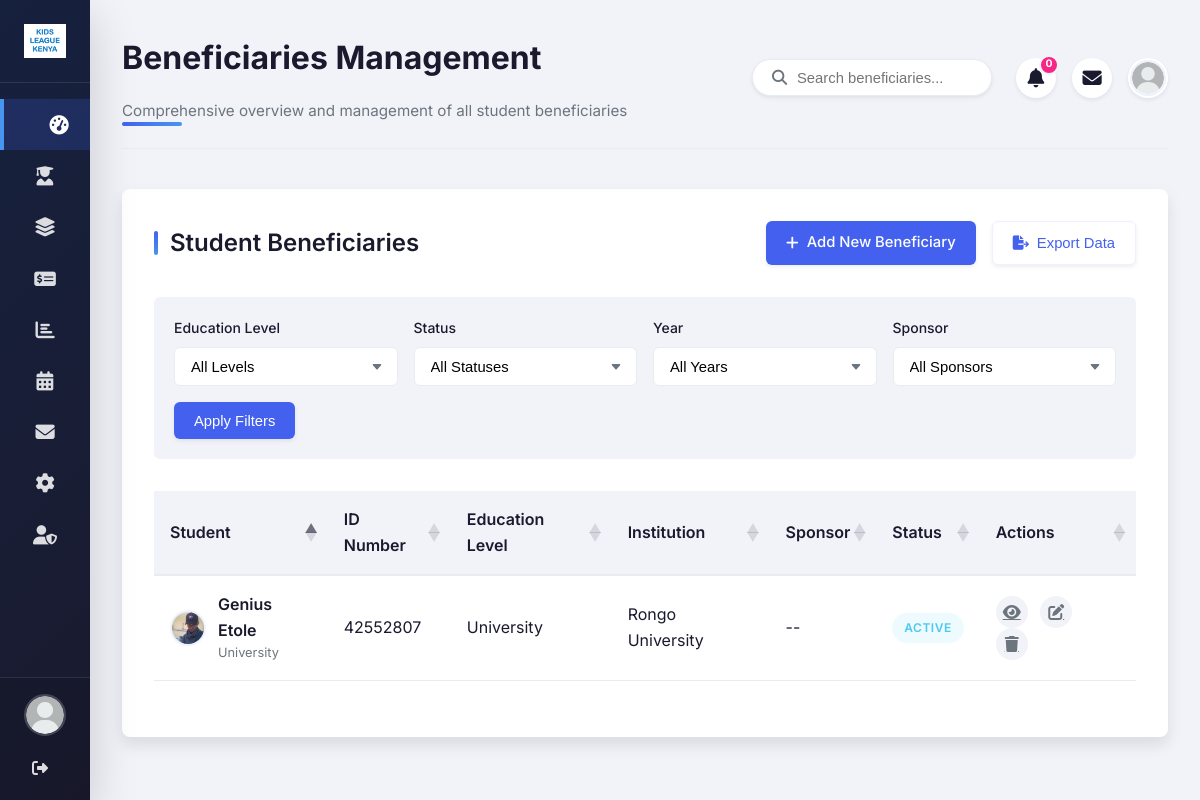
The app's page /beneficiaries/ (signed in) with its own data.
### base/models.py (models this page shows, shortened)
class Beneficiary(models.Model):
    GENDER_CHOICES = (
        ('M', 'Male'),
        ('F', 'Female'),
        ('O', 'Other'),
    )
    LEVEL_CHOICES = (
        ('primary', 'Primary'),
        ('secondary', 'Secondary'),
        ('college', 'College'),
        ('university', 'University'),
    )
    user = models.OneToOneField(User, on_delete=models.CASCADE, null=True, blank=True)
    first_name = models.CharField(max_length=100)
    last_name = models.CharField(max_length=100)
    gender = models.CharField(max_length=1, choices=GENDER_CHOICES)
    sponsor = models.ForeignKey('Sponsor', on_delete=models.SET_NULL, null=True, blank=True)
    date_of_birth = models.DateField()
    national_id = models.CharField(max_length=20, blank=True, null=True)
    phone_number = models.CharField(max_length=20)
    email = models.EmailField(blank=True, null=True)
    current_level = models.CharField(max_length=20, choices=LEVEL_CHOICES)
    institution = models.ForeignKey(Institution, on_delete=models.SET_NULL, null=True)
    enrollment_date = models.DateField()
    is_active = models.BooleanField(default=True)
    photo = models.ImageField(upload_to='beneficiaries/', blank=True, null=True)
    address = models.TextField(blank=True, null=True)
    city = models.CharField(max_length=100, blank=True, null=True)
    expected_graduation = models.DateField(blank=True, null=True)
    sponsorship_start_date = models.DateField(blank=True, null=True)
    sponsorship_end_date = models.DateField(blank=True, null=True)
    notes = models.TextField(blank=True, null=True)
    STATUS_CHOICES = (
        ('active', 'Active'),
        ('inactive', 'Inactive'),
        ('pending', 'Pending'),
        ('graduated', 'Graduated'),
    )
    status = models.CharField(max_length=10, choices=STATUS_CHOICES, default='active')
    @property
    def status(self):
        if not self.is_active:
            return "Inactive"
        if self.current_level == 'graduated':
            return "Graduated"
        return "Active"
    class Meta:
        verbose_name_plural = "Beneficiaries"
        ordering = ['last_name', 'first_name']

class Institution(models.Model):
    INSTITUTION_TYPES = (
        ('primary', 'Primary School'),
        ('secondary', 'Secondary School'),
        ('college', 'College'),
        ('university', 'University'),
        ('vocational', 'Vocational Training'),
    )
    name = models.CharField(max_length=200)
    institution_type = models.CharField(max_length=20, choices=INSTITUTION_TYPES)
    location = models.CharField(max_length=100)
    contact_person = models.CharField(max_length=100)
    contact_email = models.EmailField()
    contact_phone = models.CharField(max_length=20)
    partnership_date = models.DateField()
    is_active = models.BooleanField(default=True)

### base/views.py (the view, shortened to what this page needs)
# urls.py: path('beneficiaries/', views.beneficiaries_list, name='beneficiaries_list'),
@login_required
def beneficiaries_list(request):
    education_level = request.GET.get('education_level')
    status_filter = request.GET.get('status')
    year = request.GET.get('year')
    sponsor_id = request.GET.get('sponsor')
    search_query = request.GET.get('search', '')
    beneficiaries = Beneficiary.objects.filter(is_active=True).select_related('institution', 'sponsor')
    if education_level:
        beneficiaries = beneficiaries.filter(current_level=education_level)
    if year:
        beneficiaries = beneficiaries.filter(enrollment_date__year=year)
    if sponsor_id:
        beneficiaries = beneficiaries.filter(sponsor__id=sponsor_id)
    if search_query:
        beneficiaries = beneficiaries.filter(
            Q(first_name__icontains=search_query) |
            Q(last_name__icontains=search_query) |
            Q(national_id__icontains=search_query)
        )
    enrollment_years = Beneficiary.objects.dates('enrollment_date', 'year').order_by('-enrollment_date')
    paginator = Paginator(beneficiaries, 25)
    page_number = request.GET.get('page')
    page_obj = paginator.get_page(page_number)
    context = {
        'beneficiaries': page_obj,
        'education_levels': Beneficiary.LEVEL_CHOICES,
        'enrollment_years': [date.year for date in enrollment_years],
        'sponsors': Sponsor.objects.all(),
        'unread_notifications': Notification.objects.filter(user=request.user, is_read=False).count(),
        'is_paginated': paginator.num_pages > 1,
    }
    return render(request, 'benef.html', context)

### base/templates/benef.html (shortened to what this page needs)
{% extends "index.html" %}
{% load static %}
{% block content %}
    <header class="main-header">
        <div class="header-left">
            <h1>Beneficiaries Management</h1>
            <p>Comprehensive overview and management of all student beneficiaries</p>
        </div>
        <div class="header-right">
            <form method="GET" action="{% url 'beneficiaries_list' %}" class="search-bar">
                <input type="text" name="search" placeholder="Search beneficiaries..." value="{{ request.GET.search }}">
                <i class="fas fa-search"></i>
            </form>
            <div class="header-actions">
                <div class="notification-btn tooltip" data-tooltip="Notifications">
                    <i class="fas fa-bell"></i>
                    <span class="notification-badge">{{ unread_notifications }}</span>
                </div>
                <div class="message-btn tooltip" data-tooltip="Messages">
                    <i class="fas fa-envelope"></i>
                </div>
                <div class="profile-btn">
                    <img src="{% static 'img/avatar.png' %}" alt="Profile">
                </div>
            </div>
        </div>
    </header>
    <section class="beneficiaries-container">
        <div class="beneficiaries-header">
            <h2>Student Beneficiaries</h2>
            <div class="beneficiaries-actions">
                <a href="{% url 'add_beneficiary' %}" class="btn btn-primary">
                    <i class="fas fa-plus"></i> Add New Beneficiary
                </a>
                <button class="btn btn-secondary">
                    <i class="fas fa-file-export"></i> Export Data
                </button>
            </div>
        </div>
        <form method="GET" action="{% url 'beneficiaries_list' %}" class="filters-section">
            <div class="filter-group">
                <label for="education_level">Education Level</label>
                <select id="education_level" name="education_level" class="filter-select">
                    <option value="">All Levels</option>
                </select>
            </div>
            <div class="filter-group">
                <label for="status">Status</label>
                <select id="status" name="status" class="filter-select">
                    <option value="">All Statuses</option>
                </select>
            </div>
            <div class="filter-group">
                <label for="year">Year</label>
                <select id="year" name="year" class="filter-select">
                    <option value="">All Years</option>
                </select>
            </div>
            <div class="filter-group">
                <label for="sponsor">Sponsor</label>
                <select id="sponsor" name="sponsor" class="filter-select">
                    <option value="">All Sponsors</option>
                </select>
            </div>
            <button type="submit" class="btn btn-primary" style="align-self: flex-end;">Apply Filters</button>
        </form>
        <div class="table-responsive">
            <table id="beneficiariesTable" class="display" style="width:100%">
                <thead>
                    <tr>
                        <th>Student</th>
                        <th>ID Number</th>
                        <th>Education Level</th>
                        <th>Institution</th>
                        <th>Sponsor</th>
                        <th>Status</th>
                        <th>Actions</th>
                    </tr>
                </thead>
                <tbody>
                    {% for beneficiary in beneficiaries %}
                    <tr>
                        <td data-label="Student">
                            <div style="display: flex; align-items: center;">
                                <img src="{% if beneficiary.photo %}{{ beneficiary.photo.url }}{% else %}{% static 'img/default-avatar.png' %}{% endif %}" alt="Student" class="student-avatar">
                                <div>
                                    <div style="font-weight: 600;">{{ beneficiary.first_name }} {{ beneficiary.last_name }}</div>
                                    <div style="font-size: 0.8rem; color: var(--gray);">{{ beneficiary.get_current_level_display }}</div>
                                </div>
                            </div>
                        </td>
                        <td data-label="ID Number">{{ beneficiary.national_id }}</td>
                        <td data-label="Education Level">{{ beneficiary.get_current_level_display }}</td>
                        <td data-label="Institution">{% if beneficiary.institution %}{{ beneficiary.institution.name }}{% else %}--{% endif %}</td>
                        <td data-label="Sponsor">{% if beneficiary.sponsor %}{{ beneficiary.sponsor.name }}{% else %}--{% endif %}</td>
                        <td data-label="Status">
                            {% if beneficiary.current_level == 'graduated' %}
                                <span class="status-badge status-graduated">Graduated</span>
                            {% elif not beneficiary.is_active %}
                                <span class="status-badge status-inactive">Inactive</span>
                            {% elif beneficiary.status == 'pending' %}
                                <span class="status-badge status-pending">Pending</span>
                            {% else %}
                                <span class="status-badge status-active">Active</span>
                            {% endif %}
                        </td>
                        <td data-label="Actions">
                            <a href="{% url 'beneficiary_detail' pk=beneficiary.pk %}" class="action-btn view" title="View Profile"><i class="fas fa-eye"></i></a>
                            <a href="{% url 'edit_beneficiary' pk=beneficiary.pk %}" class="action-btn edit" title="Edit"><i class="fas fa-edit"></i></a>
                            <a href="{% url 'delete_beneficiary' pk=beneficiary.pk %}" class="action-btn delete" title="Delete"><i class="fas fa-trash"></i></a>
                        </td>
                    </tr>
                    {% empty %}
                    <tr>
                        <td colspan="7" class="text-center py-4">No beneficiaries found matching your criteria.</td>
                    </tr>
                    {% endfor %}
                </tbody>
            </table>
        </div>
    </section>
{% endblock %}

### base/templates/index.html (style rules this page uses)
:root { --primary: #4361ee; --primary-dark: #3a56d4; --primary-light: #eef2ff; --secondary: #3f37c9; --accent: #4895ef; --success: #4cc9f0; --info: #4361ee; --warning: #f8961e; --danger: #f72585; --dark: #1a1a2e; --darker: #16213e; --light: #f8f9fa; --lighter: #f1f3f9; --gray: #6c757d; --gray-light: #e9ecef; --white: #ffffff; --sidebar-width: 280px; --sidebar-collapsed-width: 90px; --header-height: 80px; --shadow-sm: 0 0.125rem 0.25rem rgba(0, 0, 0, 0.075); --shadow: 0 0.5rem 1rem rgba(0, 0, 0, 0.1); --shadow-lg: 0 1rem 3rem rgba(0, 0, 0, 0.175); --transition: all 0.3s cubic-bezier(0.25, 0.8, 0.25, 1); --border-radius: 0.375rem; --border-radius-lg: 0.5rem; --border-radius-xl: 1rem; }
* { margin: 0; padding: 0; box-sizing: border-box; }
body { font-family: 'Inter', sans-serif; background-color: var(--lighter); color: var(--dark); overflow-x: hidden; line-height: 1.6; }

### records on screen
Beneficiary: photo (picture), first_name "Genius", last_name "Etole", current_level "University", national_id "42552807", institution.name "Rongo University", is_active "ACTIVE"

### other values on screen
{{ unread_notifications }} "0"
